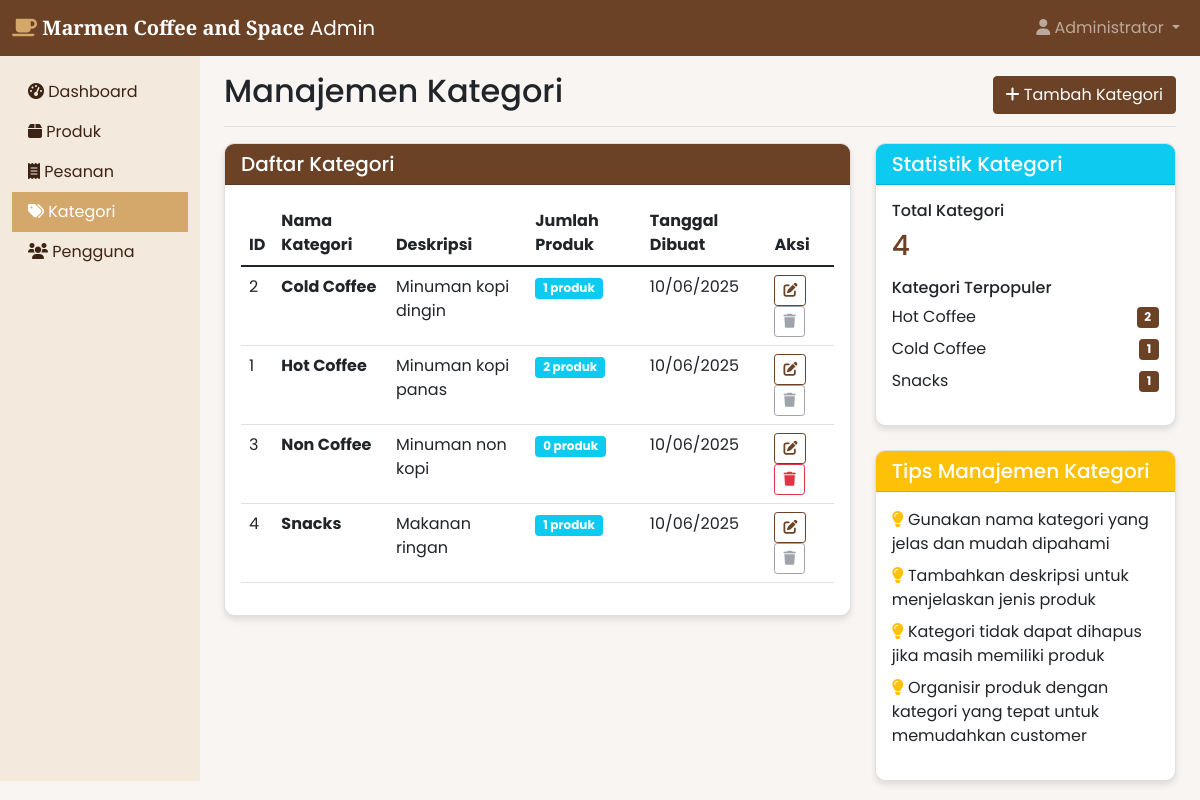
Screenshot of /admin/categories.php (signed in) with the database file from the repository.
### tables this page shows
CREATE TABLE categories (
    id INT PRIMARY KEY AUTO_INCREMENT,
    name VARCHAR(100) NOT NULL,
    description TEXT,
    created_at TIMESTAMP DEFAULT CURRENT_TIMESTAMP
);

### admin/categories.php (the view, shortened to what this page needs)
<?php
$database = new Database();
$db = $database->getConnection();
$query = "SELECT c.*, COUNT(p.id) as product_count
          FROM categories c
          LEFT JOIN products p ON c.id = p.category_id
          GROUP BY c.id
          ORDER BY c.name";
$stmt = $db->prepare($query);
$stmt->execute();
$categories = $stmt->fetchAll(PDO::FETCH_ASSOC);
$active_menu = "categories";
include 'includes/header.php';
?>
<div class="d-flex justify-content-between flex-wrap flex-md-nowrap align-items-center pt-3 pb-2 mb-3 border-bottom">
    <h1 class="h2">Manajemen Kategori</h1>
    <button type="button" class="btn btn-primary" data-bs-toggle="modal" data-bs-target="#categoryModal" onclick="openAddModal()">
        <i class="fas fa-plus"></i> Tambah Kategori
    </button>
</div>
<div class="row">
    <div class="col-md-8">
        <div class="card">
            <div class="card-header bg-primary text-white">
                <h5 class="mb-0">Daftar Kategori</h5>
            </div>
            <div class="card-body">
                <div class="table-responsive">
                    <table class="table table-hover">
                        <thead>
                            <tr>
                                <th>ID</th>
                                <th>Nama Kategori</th>
                                <th>Deskripsi</th>
                                <th>Jumlah Produk</th>
                                <th>Tanggal Dibuat</th>
                                <th>Aksi</th>
                            </tr>
                        </thead>
                        <tbody>
                            <?php foreach ($categories as $category): ?>
                                <tr>
                                    <td><?php echo $category['id']; ?></td>
                                    <td><strong><?php echo $category['name']; ?></strong></td>
                                    <td><?php echo $category['description'] ?: '-'; ?></td>
                                    <td>
                                        <span class="badge bg-info"><?php echo $category['product_count']; ?> produk</span>
                                    </td>
                                    <td><?php echo date('d/m/Y', strtotime($category['created_at'])); ?></td>
                                    <td>
                                        <button class="btn btn-sm btn-outline-primary" onclick="editCategory(<?php echo htmlspecialchars(json_encode($category)); ?>)">
                                            <i class="fas fa-edit"></i>
                                        </button>
                                        <?php if ($category['product_count'] == 0): ?>
                                            <button class="btn btn-sm btn-outline-danger" onclick="deleteCategory(<?php echo $category['id']; ?>, '<?php echo $category['name']; ?>')">
                                                <i class="fas fa-trash"></i>
                                            </button>
                                        <?php else: ?>
                                            <button class="btn btn-sm btn-outline-secondary" disabled title="Tidak dapat dihapus karena masih memiliki produk">
                                                <i class="fas fa-trash"></i>
                                            </button>
                                        <?php endif; ?>
                                    </td>
                                </tr>
                            <?php endforeach; ?>
                        </tbody>
                    </table>
                </div>
            </div>
        </div>
    </div>
    <div class="col-md-4">
        <div class="card">
            <div class="card-header bg-info text-white">
                <h5 class="mb-0">Statistik Kategori</h5>
            </div>
            <div class="card-body">
                <div class="mb-3">
                    <h6>Total Kategori</h6>
                    <h3 class="text-primary"><?php echo count($categories); ?></h3>
                </div>
                <div class="mb-3">
                    <h6>Kategori Terpopuler</h6>
                    <?php
                    $popular = array_slice(array_filter($categories, function($cat) { return $cat['product_count'] > 0; }), 0, 3);
                    usort($popular, function($a, $b) { return $b['product_count'] - $a['product_count']; });
                    ?>
                    <?php if (!empty($popular)): ?>
                        <?php foreach ($popular as $cat): ?>
                            <div class="d-flex justify-content-between align-items-center mb-2">
                                <span><?php echo $cat['name']; ?></span>
                                <span class="badge bg-primary"><?php echo $cat['product_count']; ?></span>
                            </div>
                        <?php endforeach; ?>
                    <?php else: ?>
                        <p class="text-muted">Belum ada produk</p>
                    <?php endif; ?>
                </div>
            </div>
        </div>
        <div class="card mt-4">
            <div class="card-header bg-warning text-white">
                <h5 class="mb-0">Tips Manajemen Kategori</h5>
            </div>
            <div class="card-body">
                <ul class="list-unstyled">
                    <li class="mb-2"><i class="fas fa-lightbulb text-warning"></i> Gunakan nama kategori yang jelas dan mudah dipahami</li>
                    <li class="mb-2"><i class="fas fa-lightbulb text-warning"></i> Tambahkan deskripsi untuk menjelaskan jenis produk</li>
                    <li class="mb-2"><i class="fas fa-lightbulb text-warning"></i> Kategori tidak dapat dihapus jika masih memiliki produk</li>
                    <li><i class="fas fa-lightbulb text-warning"></i> Organisir produk dengan kategori yang tepat untuk memudahkan customer</li>
                </ul>
            </div>
        </div>
    </div>
</div>
<?php include 'includes/footer.php'; ?>

### admin/includes/header.php (shortened to what this page needs)
<!DOCTYPE html>
<html lang="id">
<head>
    <link href="https://cdn.jsdelivr.net/npm/bootstrap@5.1.3/dist/css/bootstrap.min.css" rel="stylesheet">
    <link href="https://cdnjs.cloudflare.com/ajax/libs/font-awesome/6.0.0/css/all.min.css" rel="stylesheet">
    <link href="../assets/css/custom.css" rel="stylesheet">
</head>
<body>
    <nav class="navbar navbar-expand-lg navbar-dark navbar-custom">
        <div class="container-fluid">
            <a class="navbar-brand" href="index.php">
                <i class="fas fa-coffee coffee-icon"></i> <span class="logo-text">Marmen Coffee and Space</span> Admin
            </a>
            <div class="navbar-nav ms-auto">
                <div class="nav-item dropdown">
                    <a class="nav-link dropdown-toggle" href="#" id="navbarDropdown" role="button" data-bs-toggle="dropdown">
                        <i class="fas fa-user"></i> <?php echo $_SESSION['full_name']; ?>
                    </a>
                </div>
            </div>
        </div>
    </nav>
    <div class="container-fluid">
        <div class="row">
            <nav class="col-md-3 col-lg-2 d-md-block sidebar">
                <div class="position-sticky pt-3">
                    <ul class="nav flex-column">
                        <li class="nav-item">
                            <a class="nav-link <?php echo $active_menu == 'dashboard' ? 'active' : ''; ?>" href="index.php">
                                <i class="fas fa-tachometer-alt"></i> Dashboard
                            </a>
                        </li>
                        <li class="nav-item">
                            <a class="nav-link <?php echo $active_menu == 'products' ? 'active' : ''; ?>" href="products.php">
                                <i class="fas fa-box"></i> Produk
                            </a>
                        </li>
                        <li class="nav-item">
                            <a class="nav-link <?php echo $active_menu == 'orders' ? 'active' : ''; ?>" href="orders.php">
                                <i class="fas fa-receipt"></i> Pesanan
                            </a>
                        </li>
                        <li class="nav-item">
                            <a class="nav-link <?php echo $active_menu == 'categories' ? 'active' : ''; ?>" href="categories.php">
                                <i class="fas fa-tags"></i> Kategori
                            </a>
                        </li>
                        <li class="nav-item">
                            <a class="nav-link <?php echo $active_menu == 'users' ? 'active' : ''; ?>" href="users.php">
                                <i class="fas fa-users"></i> Pengguna
                            </a>
                        </li>
                    </ul>
                </div>
            </nav>
            <main class="col-md-9 ms-sm-auto col-lg-10 px-md-4">

### admin/includes/footer.php (shortened to what this page needs)
</main>
        </div>
    </div>
</body>
</html>

### assets/css/custom.css (style rules this page uses)
:root { --primary-color: #6b4226; --secondary-color: #a67c52; --accent-color: #d4a76a; --light-color: #f3e9dc; --dark-color: #3c2415; --success-color: #4caf50; --warning-color: #ff9800; --danger-color: #f44336; --info-color: #2196f3; }
body { background-color: #f8f5f2; font-family: "Poppins", sans-serif; }
.navbar-custom { background-color: var(--primary-color) !important; }
.btn-primary { background-color: var(--primary-color); border-color: var(--primary-color); }
.btn-outline-primary { color: var(--primary-color); border-color: var(--primary-color); }
.text-primary { color: var(--primary-color) !important; }
.bg-primary { background-color: var(--primary-color) !important; }
.card { border-radius: 10px; overflow: hidden; box-shadow: 0 4px 6px rgba(0, 0, 0, 0.1); transition: transform 0.3s ease; }
.sidebar { background-color: var(--light-color); }
.sidebar .nav-link { color: var(--dark-color); }
.sidebar .nav-link:hover, .sidebar .nav-link.active { background-color: var(--accent-color); color: white; }
.logo-text { font-family: "Playfair Display", serif; font-weight: 700; }
.coffee-icon { color: var(--accent-color); }

### rows the page displays
categories: id "2", name "Cold Coffee", description "Minuman kopi dingin", product_count "1", created_at "10/06/2025"
categories: id "1", name "Hot Coffee", description "Minuman kopi panas", product_count "2", created_at "10/06/2025"
categories: id "3", name "Non Coffee", description "Minuman non kopi", product_count "0", created_at "10/06/2025"
categories: id "4", name "Snacks", description "Makanan ringan", product_count "1", created_at "10/06/2025"

### other values shown
$_SESSION['full_name'] "Administrator"
count($categories) "4"
